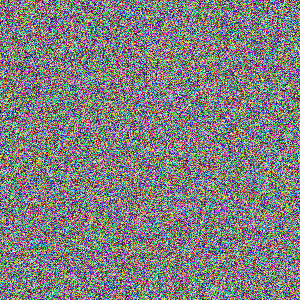
#> input picture adversarial/dataset/patches/noise.png, 300 x 300 px
$ python -i handcrafted_features.py   (imports and definitions only)   (older library calls are emulated)
#> lines starting #> are read from the running program, lines starting #| are printed output that depends on the picture; after the words box and inside, x2 and y2 are one past the last pixel; in counts of white or black regions, pixels touching at a corner belong together
#> further down, picture is the input picture: PIL image 300x300 RGBA; mean R, G, B, A 128, 126.8, 127.8, 255
"""Phase 3: handcrafted (non-CNN) feature extraction for candidate crops.

Deliberately NOT a reuse of typographic/features/typography_features.py:
that module scores OCR text regions relative to their document siblings
(self-relative outlier z-scores, because a typographic attack is defined by
looking anomalous next to normal text on the same page). A candidate crop
here has no siblings to compare against and isn't text - it's a proposed
image region that may or may not contain a visual adversarial patch. So
every feature below is an absolute, patch-local descriptor computed purely
from pixels inside the crop itself: geometry, edge/gradient statistics,
texture, color/HSV statistics, and connected-component/contour shape - the
kind of signal that separates a synthetic patch (checkerboard, noise block,
QR-like grid, warning block, geometric logo - see attack_generator.py) from
ordinary document content (paragraphs, tables, logos) at the crop level.
"""

import math

import cv2
import numpy as np
import pandas as pd
from PIL import Image

from adversarial.config import OUTPUTS_DIR
from adversarial.dataset.dataset_builder import CANDIDATE_LABELS_PATH
from typographic.config import DATASETS_DIR

HANDCRAFTED_FEATURES_PATH = OUTPUTS_DIR / "handcrafted_features.csv"

RAW_FEATURE_NAMES = [
    "width",
    "height",
    "aspect_ratio",
    "area_px",
    "edge_density",
    "gradient_mean",
    "gradient_std",
    "gradient_max",
    "laplacian_variance",
    "entropy",
    "r_mean", "g_mean", "b_mean",
    "r_std", "g_std", "b_std",
    "hue_mean", "hue_std",
    "saturation_mean", "saturation_std",
    "value_mean", "value_std",
    "cc_count",
    "cc_area_frac_mean",
    "largest_contour_area_frac",
    "largest_contour_perimeter_norm",
    "compactness",
]

_EPS = 1e-6


def _entropy(gray: np.ndarray) -> float:
    hist, _ = np.histogram(gray, bins=256, range=(0, 255))
    probs = hist / max(hist.sum(), 1)
    probs = probs[probs > 0]
    return float(-np.sum(probs * np.log2(probs)))


def _connected_component_stats(gray: np.ndarray, page_area: float) -> tuple:
    _, binary = cv2.threshold(gray, 0, 255, cv2.THRESH_BINARY + cv2.THRESH_OTSU)
    num_labels, _, stats, _ = cv2.connectedComponentsWithStats(binary, connectivity=8)
    if num_labels <= 1:  # only background
        return 0, 0.0
    areas = stats[1:, cv2.CC_STAT_AREA]  # exclude background label 0
    cc_count = num_labels - 1
    cc_area_frac_mean = float(np.mean(areas) / page_area)
    return cc_count, cc_area_frac_mean


def _largest_contour_stats(gray: np.ndarray, page_area: float) -> tuple:
    _, binary = cv2.threshold(gray, 0, 255, cv2.THRESH_BINARY + cv2.THRESH_OTSU)
    contours, _ = cv2.findContours(binary, cv2.RETR_EXTERNAL, cv2.CHAIN_APPROX_SIMPLE)
    if not contours:
        return 0.0, 0.0, 0.0
    largest = max(contours, key=cv2.contourArea)
    area = cv2.contourArea(largest)
    perimeter = cv2.arcLength(largest, True)
    area_frac = float(area / page_area)
    perimeter_norm = float(perimeter / (2 * math.sqrt(page_area) + _EPS))
    compactness = float(4 * math.pi * area / (perimeter ** 2 + _EPS)) if perimeter > 0 else 0.0
    return area_frac, perimeter_norm, compactness


def extract_crop_handcrafted_features(image: Image.Image) -> dict:
    """Absolute, patch-local feature dict for a single candidate crop."""
    rgb = np.array(image.convert("RGB"), dtype=np.float64)
    gray = np.array(image.convert("L"))
    hsv = np.array(image.convert("HSV"), dtype=np.float64)
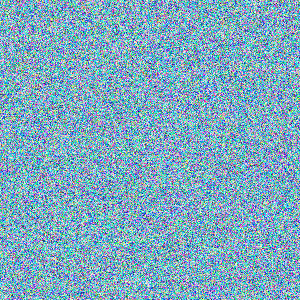
#> hsv: shape (300, 300, 3) float64; mean R, G, B 127.1, 169.8, 191.4

    height, width = gray.shape
#> height = 300; width = 300
    page_area = max(width * height, 1)
#> page_area = 90000

    edges = cv2.Canny(gray, 100, 200)
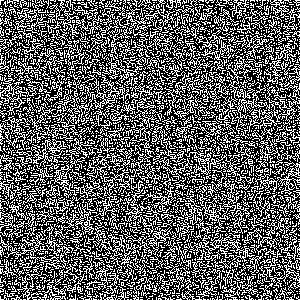
#> edges: shape (300, 300); 36.9% white in thin lines or dots
    edge_density = float(np.mean(edges) / 255.0)
#> edge_density = 0.369

    gx = cv2.Sobel(gray, cv2.CV_32F, 1, 0, ksize=3)
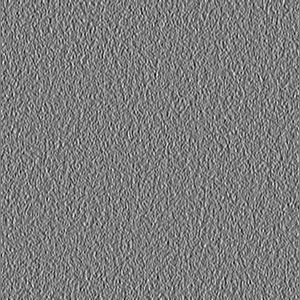
#> gx: shape (300, 300) float32; min -632, max 657, mean 0.2; drawn with min black and max white
    gy = cv2.Sobel(gray, cv2.CV_32F, 0, 1, ksize=3)
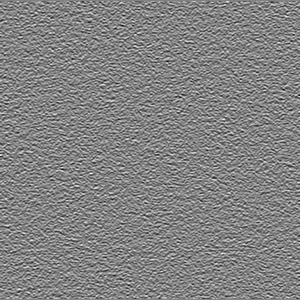
#> gy: shape (300, 300) float32; min -734, max 695, mean 0.1; drawn with min black and max white
    gradient_magnitude = np.sqrt(gx ** 2 + gy ** 2)
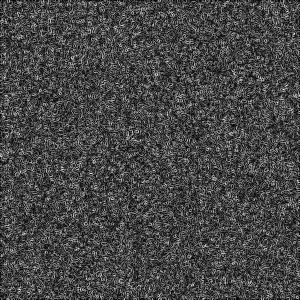
#> gradient_magnitude: shape (300, 300) float32; min 0, max 771, mean 215; drawn with min black and max white

    laplacian = cv2.Laplacian(gray, cv2.CV_32F)
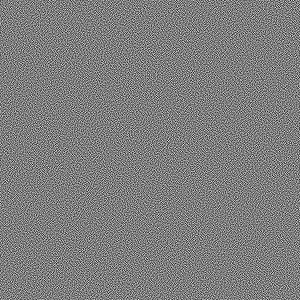
#> laplacian: shape (300, 300) float32; min -714, max 728, mean 0; drawn with min black and max white

    cc_count, cc_area_frac_mean = _connected_component_stats(gray, page_area)
#> in _connected_component_stats, `_, binary = cv2.threshold(gray, 0, 255, cv2.THRESH_BINARY + cv2.THRESH..`:
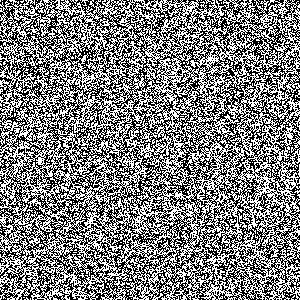
#> binary: shape (300, 300); 49.9% white in thin lines or dots
#> in _connected_component_stats, `num_labels, _, stats, _ = cv2.connectedComponentsWithStats(binary, con..`: num_labels = 341; stats = 341 rows, first 6: [0, 0, 300, 300, 45126], [0, 0, 1, 2, 2], [2, 0, 1, 1, 1], [0, 0, 300, 300, 44035], [20, 0, 4, 3, 7], [37, 0, 1, 1, 1]
#> in _connected_component_stats, `areas = stats[1:, cv2.CC_STAT_AREA]`: areas = 340 values, max 44035 at index 2, min 1 at index 1, mean 132
#> in _connected_component_stats, `cc_count = num_labels - 1`: cc_count = 340
#> in _connected_component_stats, `cc_area_frac_mean = float(np.mean(areas) / page_area)`: cc_area_frac_mean = 0.00147
#> cc_count = 340; cc_area_frac_mean = 0.00147
    contour_area_frac, contour_perimeter_norm, compactness = _largest_contour_stats(gray, page_area)
#> in _largest_contour_stats, `contours, _ = cv2.findContours(binary, cv2.RETR_EXTERNAL, cv2.CHAIN_AP..`: contours = 72 contours, 70 with area under 20; largest, box (x1, y1, x2, y2) and area: (0, 0, 300, 300) 84080, (291, 135, 300, 153) 34
#> in _largest_contour_stats, `largest = max(contours, key=cv2.contourArea)`: largest = contour of 2961 points, box (x1, y1, x2, y2) (0, 0, 300, 300), area 84080
#> in _largest_contour_stats, `area = cv2.contourArea(largest)`: area = 84080.5
#> in _largest_contour_stats, `perimeter = cv2.arcLength(largest, True)`: perimeter = 4688.6
#> in _largest_contour_stats, `area_frac = float(area / page_area)`: area_frac = 0.934
#> in _largest_contour_stats, `perimeter_norm = float(perimeter / (2 * math.sqrt(page_area) + _EPS))`: perimeter_norm = 7.81
#> in _largest_contour_stats, `compactness = float(4 * math.pi * area / (perimeter ** 2 + _EPS)) if p..`: compactness = 0.0481
#> contour_area_frac = 0.934; contour_perimeter_norm = 7.81; compactness = 0.0481

    return {
        "width": float(width),
        "height": float(height),
        "aspect_ratio": float(width / max(height, _EPS)),
        "area_px": float(page_area),
        "edge_density": edge_density,
        "gradient_mean": float(gradient_magnitude.mean()),
        "gradient_std": float(gradient_magnitude.std()),
        "gradient_max": float(gradient_magnitude.max()),
        "laplacian_variance": float(laplacian.var()),
        "entropy": _entropy(gray),
        "r_mean": float(rgb[:, :, 0].mean()), "g_mean": float(rgb[:, :, 1].mean()), "b_mean": float(rgb[:, :, 2].mean()),
        "r_std": float(rgb[:, :, 0].std()), "g_std": float(rgb[:, :, 1].std()), "b_std": float(rgb[:, :, 2].std()),
        "hue_mean": float(hsv[:, :, 0].mean()), "hue_std": float(hsv[:, :, 0].std()),
        "saturation_mean": float(hsv[:, :, 1].mean()), "saturation_std": float(hsv[:, :, 1].std()),
        "value_mean": float(hsv[:, :, 2].mean()), "value_std": float(hsv[:, :, 2].std()),
        "cc_count": float(cc_count),
        "cc_area_frac_mean": cc_area_frac_mean,
        "largest_contour_area_frac": contour_area_frac,
        "largest_contour_perimeter_norm": contour_perimeter_norm,
        "compactness": compactness,
    }
#> in _entropy, `hist, _ = np.histogram(gray, bins=256, range=(0, 255))`: hist = 256 values, max 640 at index 118, min 0 at index 0, mean 351.6
#> in _entropy, `probs = hist / max(hist.sum(), 1)`: probs = 256 values, max 0.00711 at index 118, min 0 at index 0, mean 0.00391
#> in _entropy, `probs = probs[probs > 0]`: probs = 251 values, max 0.00711 at index 116, min 1.11e-05 at index 1, mean 0.00398


def extract_handcrafted_features(
    labels_path=CANDIDATE_LABELS_PATH,
    output_path=HANDCRAFTED_FEATURES_PATH,
    force: bool = False,
) -> pd.DataFrame:
    if output_path.exists() and not force:
        print(f"{output_path} already exists - not regenerating (pass force=True to override deliberately)")
        return pd.read_csv(output_path)

    df = pd.read_csv(labels_path)
    rows = []
    total = len(df)
    for i, candidate in df.iterrows():
        image = Image.open(DATASETS_DIR / candidate["crop_file"])
        features = extract_crop_handcrafted_features(image)
        row = {
            "candidate_id": candidate["candidate_id"],
            "source_image_id": candidate["source_image_id"],
            "dataset": candidate["dataset"],
            "label": candidate["label"],
            "source_type": candidate["source_type"],
        }
        row.update(features)
        rows.append(row)

        done = i + 1
        if done % 500 == 0 or done == total:
            print(f"processed {done}/{total} candidates")

    out_df = pd.DataFrame(rows)
    out_df.to_csv(output_path, index=False)
    print(f"wrote {len(out_df)} rows -> {output_path}")
    return out_df


# [2 lines not run here, left out]

>>> from PIL import Image
>>> picture = Image.open('../dataset/patches/noise.png')
>>> result = extract_crop_handcrafted_features(picture)
#> result = 27 items
